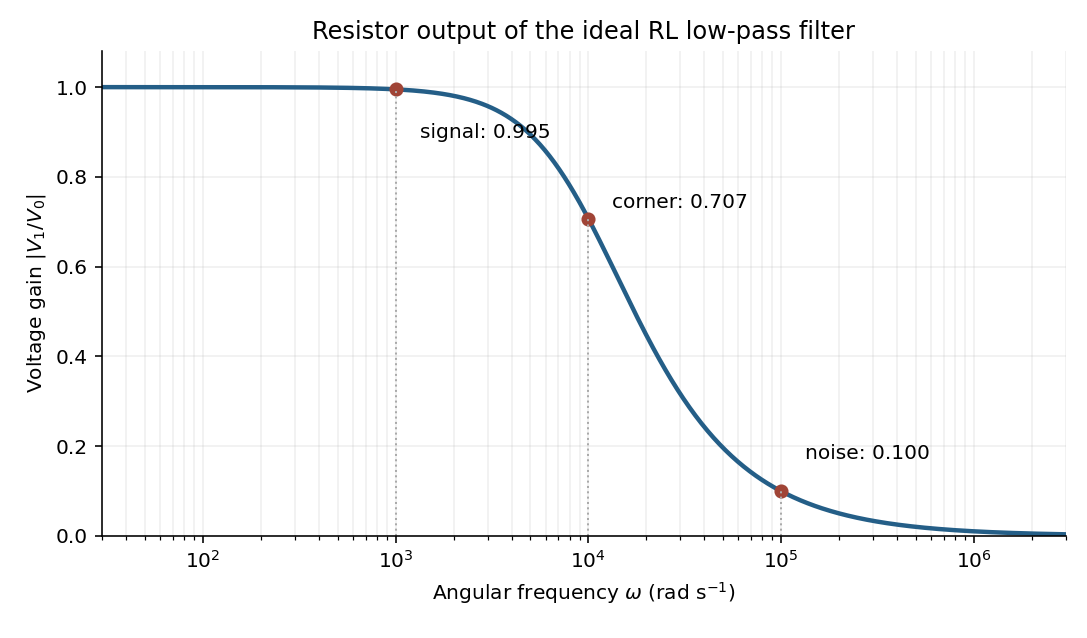

Write Python code to recreate this figure.
"""Original solution figure for the 2019 Natural Sciences IA Physics paper.

Writes its PNG basename to cwd. Dependencies: numpy and matplotlib, already
specified in the repository pyproject.toml. Tested with Python 3.14.4,
NumPy 2.3.5 and Matplotlib 3.10.7.
"""
from pathlib import Path
import matplotlib
matplotlib.use("Agg")
import matplotlib.pyplot as plt
from matplotlib.patches import Arc, Circle
import numpy as np


def save(fig):
    fig.savefig(Path(__file__).with_suffix(".png").name,dpi=145,facecolor="white")
    plt.close(fig)


def arrow(ax,a,b,colour="#333333",**kwargs):
    ax.annotate("",xy=b,xytext=a,arrowprops={"arrowstyle":"-|>","lw":1.6,"color":colour,**kwargs})


def main():
    w=np.geomspace(30,3e6,800)
    h=1/np.sqrt(1+(w/1e4)**2)
    fig,ax=plt.subplots(figsize=(7.5,4.4))
    ax.semilogx(w,h,color="#245e87",lw=2.2)
    for freq,name in [(1e3,"signal"),(1e4,"corner"),(1e5,"noise")]:
        gain=1/np.sqrt(1+(freq/1e4)**2)
        ax.plot(freq,gain,"o",color="#a04436")
        ax.vlines(freq,0,gain,ls=":",lw=1,color="#aaaaaa")
        offsets={1e3:(12,-24),1e4:(12,5),1e5:(12,16)}
        ax.annotate(f"{name}: {gain:.3f}",(freq,gain),xytext=offsets[freq],textcoords="offset points",fontsize=10)
    ax.set(xlabel=r"Angular frequency $\omega$ (rad s$^{-1}$)",ylabel=r"Voltage gain $|V_1/V_0|$",title=r"Resistor output of the ideal RL low-pass filter",ylim=(0,1.08),xlim=(30,3e6))
    ax.grid(alpha=.2,which="both");ax.spines[["top","right"]].set_visible(False)
    fig.tight_layout();save(fig)

if __name__=="__main__":main()
